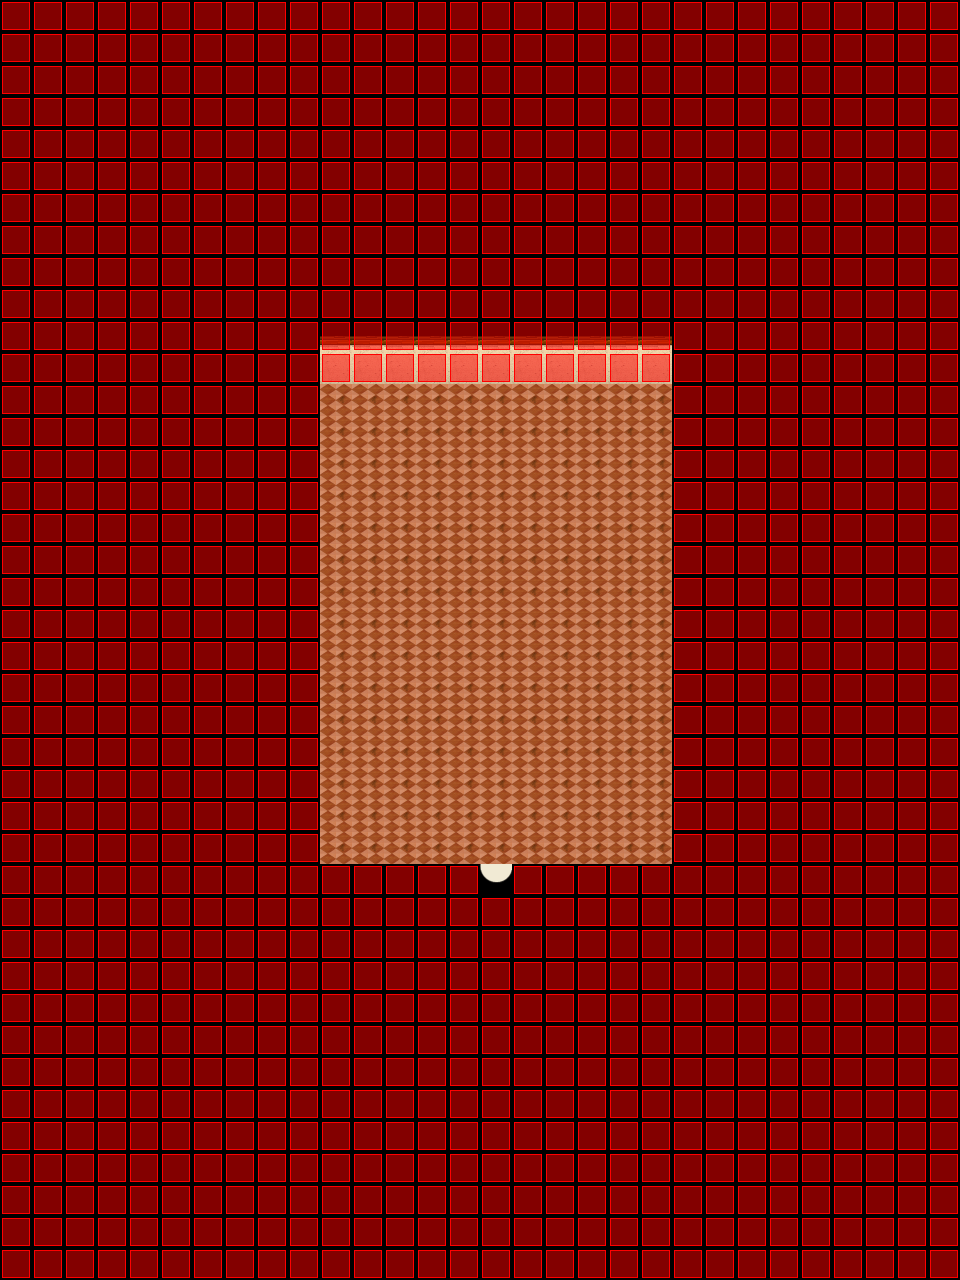

Below is a game level as drawn by its tile map, then a one-line description and the .tmx that defines it (tile-layer data replaced by summaries):
An orthogonal 30x40 tile map with 32x32 px tiles, 4 tile layers (Ground, Fringe, Over, Collision), 5 tilesets.

<map version="1.0" orientation="orthogonal" width="30" height="40" tilewidth="32" tileheight="32">
 <properties>
  <property name="music" value="inside2.ogg" />
 </properties>
 <tileset firstgid="1" name="collision1_32_32" tilewidth="32" tileheight="32">
  <image source="../graphics/tiles/collision1_32_32.png" width="1024" height="1024" />
 </tileset>
 <tileset firstgid="1025" name="indoor3_32_32" tilewidth="32" tileheight="32">
  <image source="../graphics/tiles/indoor3_32_32.png" width="1024" height="1024" />
 </tileset>
 <tileset firstgid="2049" name="indoor2_32_32" tilewidth="32" tileheight="32">
  <image source="../graphics/tiles/indoor2_32_32.png" width="1024" height="1024" />
 </tileset>
 <tileset firstgid="3073" name="indoor2_32_64" tilewidth="32" tileheight="64">
  <image source="../graphics/tiles/indoor2_32_64.png" width="1024" height="1024" />
 </tileset>
 <tileset firstgid="3585" name="indoor2_32_96" tilewidth="32" tileheight="96">
  <image source="../graphics/tiles/indoor2_32_96.png" width="1024" height="960" />
 </tileset>
 <layer name="Ground" width="30" height="40">
  <data>[1200 cells, 1200 non-empty, 5 distinct tile ids]</data>
 </layer>
 <layer name="Fringe" width="30" height="40">
  <data>[1200 cells, 0 non-empty, 0 distinct tile ids]</data>
 </layer>
 <layer name="Over" width="30" height="40">
  <data>[1200 cells, 0 non-empty, 0 distinct tile ids]</data>
 </layer>
 <layer name="Collision" width="30" height="40">
  <data>[1200 cells, 1034 non-empty, 1 distinct tile ids]</data>
 </layer>
 <objectgroup name="Object" width="30" height="40" />
</map>
